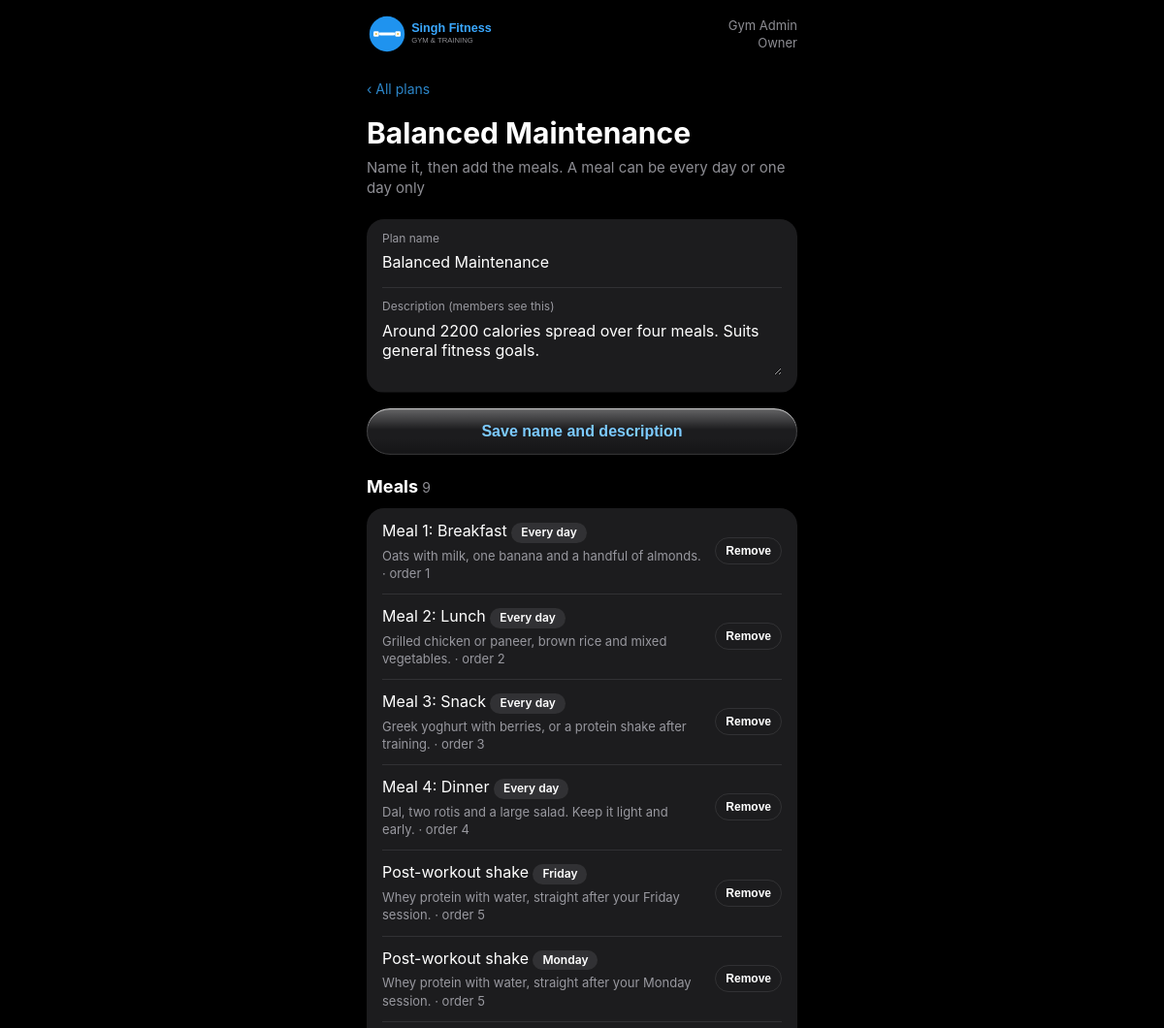
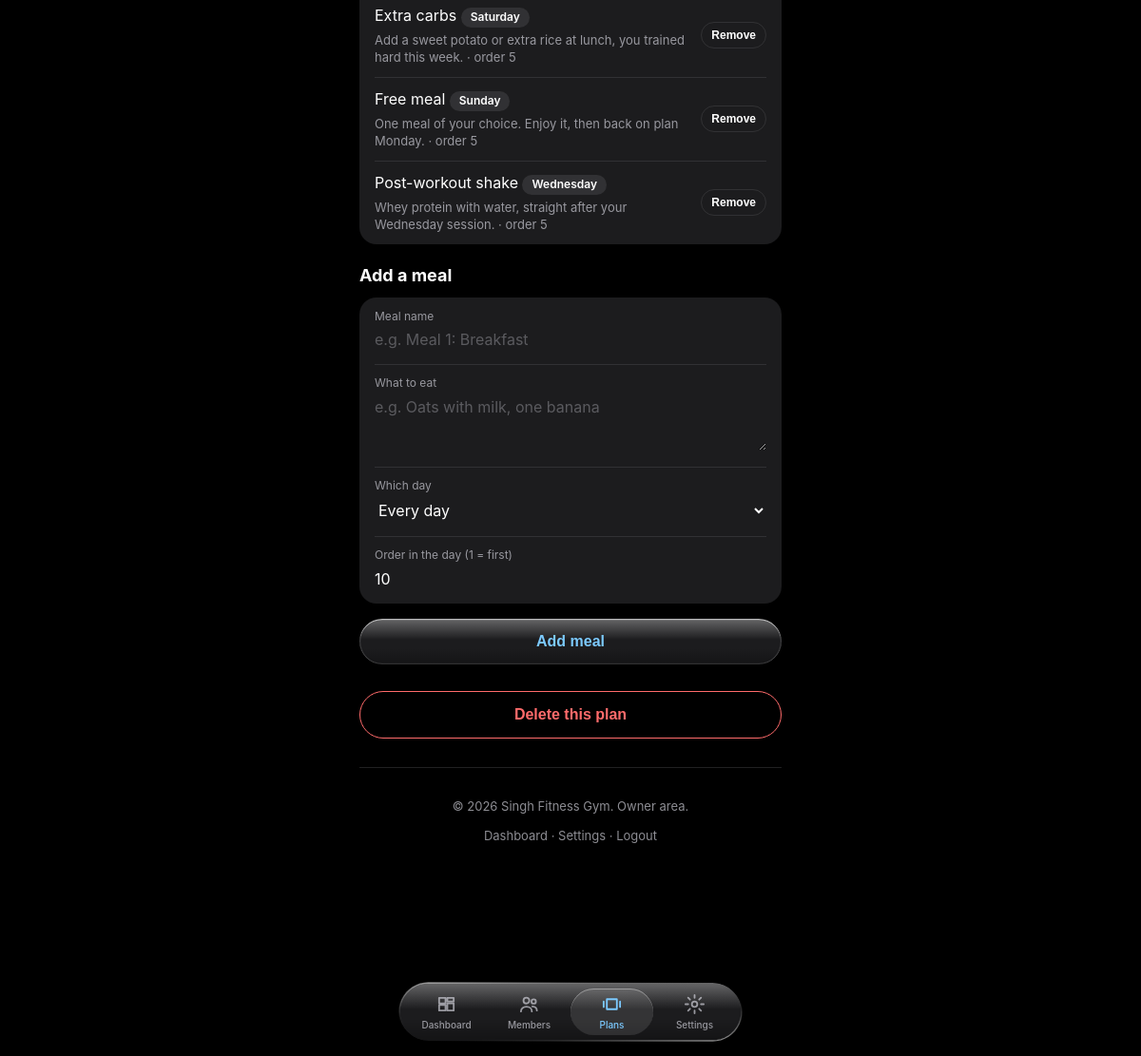
Screenshot of /admin-plans.php?type=diet&id=dp_balanced (signed in) with the database file from the repository (2 pictures, top to bottom).
### tables this page shows
CREATE TABLE diet_plans (
  id          VARCHAR(50) PRIMARY KEY,
  name        VARCHAR(120) NOT NULL,
  description TEXT
);

CREATE TABLE diet_meals (
  id          VARCHAR(50) PRIMARY KEY,
  plan_id     VARCHAR(50) NOT NULL,
  name        VARCHAR(120) NOT NULL,              
  description TEXT,
  day_name    VARCHAR(15),                        
  sort_order  INT DEFAULT 0,
  FOREIGN KEY (plan_id) REFERENCES diet_plans(id) ON DELETE CASCADE
);

### config.php (called while the page is built, shortened)
<?php
$themeAttr = "";
$logoUrl = "assets/img/logo.svg";
?>

### admin-plans.php (the view, shortened to what this page needs)
<?php
require_once "config.php";
$successMsg = "";
$type = $_GET["type"] ?? "";
$planId = $_GET["id"] ?? "";
$exerciseId = $_GET["exercise"] ?? "";
$workoutPlans = [];
$dietPlans = [];
$plan = null;
$meals = [];
if ($type == "diet" && $planId != "") {
    if ($planId == "new") {
        $plan = ["id" => "new", "name" => $_POST["name"] ?? "", "description" => $_POST["description"] ?? ""];
    } else {
        $stmt = $conn->prepare("SELECT id, name, description FROM diet_plans WHERE id = ?");
        $stmt->bind_param("s", $planId);
        $stmt->execute();
        $plan = $stmt->get_result()->fetch_assoc();
        $stmt = $conn->prepare("SELECT id, name, description, day_name, sort_order FROM diet_meals WHERE plan_id = ? ORDER BY sort_order, day_name");
        $stmt->bind_param("s", $planId);
        $stmt->execute();
        $result = $stmt->get_result();
        while ($row = $result->fetch_assoc()) {
            $meals[] = $row;
        }
    }
}
?>
<!doctype html>
<html lang="en"<?php echo $themeAttr; ?>>
<head>
<link rel="stylesheet" href="assets/css/base.css?v=<?php echo filemtime("assets/css/base.css"); ?>">
<link rel="stylesheet" href="assets/css/shared.css?v=<?php echo filemtime("assets/css/shared.css"); ?>">
</head>
<body class="has-tabbar">
<header class="topbar">
    <img src="<?php echo htmlspecialchars($logoUrl); ?>" alt="Singh Fitness logo" width="140" height="42">
    <div class="who">
        <?php echo htmlspecialchars($_SESSION["memberName"]); ?><br>
        Owner
    </div>
</header>
<div class="page">
<?php if ($type == "") { ?>
    <h1 class="title">Plans</h1>
    <p class="sub">Build the workout and diet plans members follow</p>
    <?php if ($successMsg != "") { ?><p class="success-text"><?php echo htmlspecialchars($successMsg); ?></p><?php } ?>
    <h2 class="section-title">Workout plans</h2>
    <?php if (count($workoutPlans) == 0) { ?>
        <p class="empty-text">No workout plans yet.</p>
    <?php } else { ?>
        <div class="group plain" data-sq="22">
            <?php foreach ($workoutPlans as $p) { ?>
                <a href="admin-plans.php?type=workout&id=<?php echo urlencode($p["id"]); ?>" class="row link" data-tap>
                    <div class="label">
                        <?php echo htmlspecialchars($p["name"]); ?>
                        <span class="hint"><?php echo (int)$p["members_on"]; ?> member<?php echo $p["members_on"] == 1 ? "" : "s"; ?> on it &middot; <?php echo htmlspecialchars($p["description"]); ?></span>
                    </div>
                    <div class="chev"><svg viewBox="0 0 24 24" fill="none" stroke="currentColor" stroke-width="3.2" stroke-linecap="round"><path d="M9 6l6 6-6 6"/></svg></div>
                </a>
            <?php } ?>
        </div>
    <?php } ?>
    <a href="admin-plans.php?type=workout&id=new" class="btn frost" data-press>New workout plan</a>
    <h2 class="section-title">Diet plans</h2>
    <?php if (count($dietPlans) == 0) { ?>
        <p class="empty-text">No diet plans yet.</p>
    <?php } else { ?>
        <div class="group plain" data-sq="22">
            <?php foreach ($dietPlans as $p) { ?>
                <a href="admin-plans.php?type=diet&id=<?php echo urlencode($p["id"]); ?>" class="row link" data-tap>
                    <div class="label">
                        <?php echo htmlspecialchars($p["name"]); ?>
                        <span class="hint"><?php echo (int)$p["members_on"]; ?> member<?php echo $p["members_on"] == 1 ? "" : "s"; ?> on it &middot; <?php echo htmlspecialchars($p["description"]); ?></span>
                    </div>
                    <div class="chev"><svg viewBox="0 0 24 24" fill="none" stroke="currentColor" stroke-width="3.2" stroke-linecap="round"><path d="M9 6l6 6-6 6"/></svg></div>
                </a>
            <?php } ?>
        </div>
    <?php } ?>
    <a href="admin-plans.php?type=diet&id=new" class="btn frost" data-press>New diet plan</a>
<?php } elseif ($type == "diet") { ?>
    <a href="admin-plans.php" class="back-link">&lsaquo; All plans</a>
    <h1 class="title"><?php echo $planId == "new" ? "New diet plan" : htmlspecialchars($plan["name"]); ?></h1>
    <p class="sub">Name it, then add the meals. A meal can be every day or one day only</p>
    <form method="POST" action="admin-plans.php" id="planForm" novalidate>
        <div class="group plain" data-sq="22">
            <div class="row">
                <span class="field-label">Plan name</span>
                <input type="text" name="name" id="name" value="<?php echo htmlspecialchars($plan["name"]); ?>" placeholder="e.g. High Protein Cut">
            </div>
            <div class="row">
                <span class="field-label">Description (members see this)</span>
                <textarea name="description" id="description" placeholder="Calories, who it suits"><?php echo htmlspecialchars($plan["description"]); ?></textarea>
            </div>
        </div>
        <button type="submit" class="btn frost" data-press><?php echo $planId == "new" ? "Create plan" : "Save name and description"; ?></button>
    </form>
    <?php if ($planId != "new") { ?>
        <h2 class="section-title">Meals <span class="muted"><?php echo count($meals); ?></span></h2>
        <?php if (count($meals) == 0) { ?>
            <p class="empty-text">No meals yet. Add the first one below.</p>
        <?php } else { ?>
            <div class="group plain" data-sq="22">
                <?php foreach ($meals as $m) { ?>
                    <div class="row split">
                        <div class="label">
                            <?php echo htmlspecialchars($m["name"]); ?>
                            <span class="pill"><?php echo $m["day_name"] != "" ? htmlspecialchars($m["day_name"]) : "Every day"; ?></span>
                            <span class="hint"><?php echo htmlspecialchars($m["description"]); ?> &middot; order <?php echo (int)$m["sort_order"]; ?></span>
                        </div>
                        <form method="POST" action="admin-plans.php" >
                            <button type="submit" class="confirm-btn btn-outline small" style="width:auto; padding:6px 10px; font-size:12px; margin:0;">Remove</button>
                        </form>
                    </div>
                <?php } ?>
            </div>
        <?php } ?>
        <h2 class="section-title">Add a meal</h2>
        <form method="POST" action="admin-plans.php" id="mealForm" novalidate>
            <div class="group plain" data-sq="22">
                <div class="row">
                    <span class="field-label">Meal name</span>
                    <input type="text" name="mealName" id="mealName" value="<?php echo htmlspecialchars($_POST["mealName"] ?? ""); ?>" placeholder="e.g. Meal 1: Breakfast">
                </div>
                <div class="row">
                    <span class="field-label">What to eat</span>
                    <textarea name="mealDescription" id="mealDescription" placeholder="e.g. Oats with milk, one banana"><?php echo htmlspecialchars($_POST["mealDescription"] ?? ""); ?></textarea>
                </div>
                <div class="row">
                    <span class="field-label">Which day</span>
                    <select name="mealDay" id="mealDay">
                        <option value="">Every day</option>
                    </select>
                </div>
                <div class="row">
                    <span class="field-label">Order in the day (1 = first)</span>
                    <input type="number" name="mealOrder" id="mealOrder" min="1" step="1" value="<?php echo htmlspecialchars($_POST["mealOrder"] ?? (count($meals) + 1)); ?>">
                </div>
            </div>
            <button type="submit" class="btn frost" data-press>Add meal</button>
        </form>
        <form method="POST" action="admin-plans.php"  style="margin-top:28px;">
            <button type="submit" class="confirm-btn btn-outline" style="color:var(--red); border-color:var(--red);">Delete this plan</button>
        </form>
    <?php } ?>
<?php } ?>
    <footer class="site-footer">
        <p>&copy; <?php echo date("Y"); ?> Singh Fitness Gym. Owner area.</p>
        <p><a href="admin-dashboard.php">Dashboard</a> &middot; <a href="admin-settings.php">Settings</a> &middot; <a href="logout.php">Logout</a></p>
    </footer>
</div>
<div class="scrim"></div>
<div class="dock">
    <nav class="bar" id="bar">
        <div class="bar__glass"></div><div class="bar__sheen"></div>
        <div class="tabs" id="tabs">
            <div class="lens" id="lens"></div>
            <button class="tab" data-i="0" data-href="admin-dashboard.php">
                <svg viewBox="0 0 24 24" fill="none" stroke="currentColor" stroke-width="1.9" stroke-linecap="round" stroke-linejoin="round"><path d="M4 5h7v6H4zM13 5h7v4h-7zM13 11h7v8h-7zM4 13h7v6H4z"/></svg><span class="t">Dashboard</span>
            </button>
            <button class="tab" data-i="1" data-href="admin-members.php">
                <svg viewBox="0 0 24 24" fill="none" stroke="currentColor" stroke-width="1.9" stroke-linecap="round"><circle cx="9" cy="8" r="3.2"/><path d="M3 20c0-3.2 2.7-5.3 6-5.3s6 2.1 6 5.3"/><circle cx="17" cy="9" r="2.4"/><path d="M15.5 14.4c2.8.2 5 2 5 4.6"/></svg><span class="t">Members</span>
            </button>
            <button class="tab on" data-i="2" data-href="admin-plans.php">
                <svg viewBox="0 0 24 24" fill="none" stroke="currentColor" stroke-width="1.9" stroke-linecap="round" stroke-linejoin="round"><path d="M6.5 6.5h11v11h-11z"/><path d="M3 9v6M21 9v6"/></svg><span class="t">Plans</span>
            </button>
            <button class="tab" data-i="3" data-href="admin-settings.php">
                <svg viewBox="0 0 24 24" fill="none" stroke="currentColor" stroke-width="1.9" stroke-linecap="round" stroke-linejoin="round"><circle cx="12" cy="12" r="3"/><path d="M12 2v3M12 19v3M2 12h3M19 12h3M4.9 4.9l2.1 2.1M17 17l2.1 2.1M4.9 19.1L7 17M17 7l2.1-2.1"/></svg><span class="t">Settings</span>
            </button>
        </div>
    </nav>
</div>
</body>
</html>

### assets/css/base.css (style rules this page uses)
* { box-sizing: border-box; }
:root { color-scheme: dark; --blue: #4aa9f0; --blue-deep: #2c86c9; --ink: #7ccaff; --gold: #d9ae4e; --gold-deep: #b98f33; --gold-ink: #ffd777; --text: #ffffff; --text-soft: #ebebf599; --text-faint: #ebebf54d; --bg-rgb: 0 0 0; --bg: rgb(var(--bg-rgb)); --card: #1c1c1e; --line: #54545861; --red: #ff6b6b; --green: #4cd964; --bloom: 1.03; --bounce: 1.60; --speed: 260ms; }
:root:not([data-theme="light"]) { --tabbar-frost: 38 38 41; --tabbar-frost-a: 0.74; --tabbar-rim-hot: #ffffff8f; --tabbar-rim-cool: #ffffff1f; --tabbar-shade: #00000047; --tabbar-ink: #7ccaff; --tabbar-text-2: #ebebf599; --tabbar-lens-rest: #ffffff1c; --tabbar-lens-live: #ffffff17; --tabbar-lens-rim: #ffffffc9; }
body.has-tabbar { padding-bottom: calc(150px + env(safe-area-inset-bottom)); }
body { margin: 0; background: var(--bg); color: var(--text); font-family: -apple-system, "Segoe UI", Arial, sans-serif; font-size: 16px; line-height: 1.4; }
.page { max-width: 480px; margin: 0 auto; padding: 24px 18px 60px; }
.title { font-size: 30px; font-weight: 700; margin: 10px 0 4px; }
.sub { color: var(--text-soft); font-size: 15px; margin: 0 0 22px; }
a { color: var(--blue-deep); text-decoration: none; }

### rows the page displays
diet_plans: name "Balanced Maintenance", description "Around 2200 calories spread over four meals. Suits general fitness goals."
diet_meals: name "Meal 1: Breakfast", shows "Every day", description "Oats with milk, one banana and a handful of almonds.", sort_order "1"
diet_meals: name "Meal 2: Lunch", shows "Every day", description "Grilled chicken or paneer, brown rice and mixed vegetables.", sort_order "2"
diet_meals: name "Meal 3: Snack", shows "Every day", description "Greek yoghurt with berries, or a protein shake after training.", sort_order "3"
diet_meals: name "Meal 4: Dinner", shows "Every day", description "Dal, two rotis and a large salad. Keep it light and early.", sort_order "4"
diet_meals: name "Post-workout shake", day_name "Friday", description "Whey protein with water, straight after your Friday session.", sort_order "5"
diet_meals: name "Post-workout shake", day_name "Monday", description "Whey protein with water, straight after your Monday session.", sort_order "5"
diet_meals: name "Extra carbs", day_name "Saturday", description "Add a sweet potato or extra rice at lunch, you trained hard this week.", sort_order "5"
diet_meals: name "Free meal", day_name "Sunday", description "One meal of your choice. Enjoy it, then back on plan Monday.", sort_order "5"
diet_meals: name "Post-workout shake", day_name "Wednesday", description "Whey protein with water, straight after your Wednesday session.", sort_order "5"

### other values shown
$_SESSION["memberName"] "Gym Admin"
count($meals) "9"
